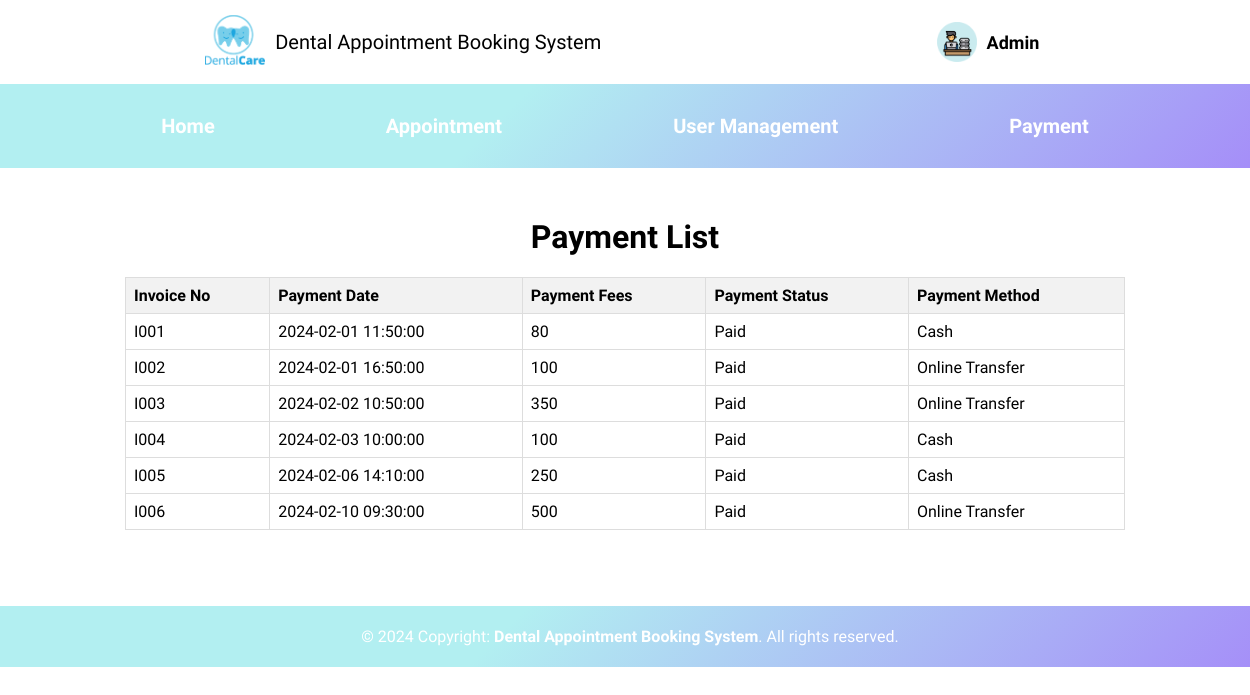
/Admin/manage_payment.php, run on the app's committed database.
### tables this page shows
CREATE TABLE IF NOT EXISTS Payment(
invoiceNo VARCHAR(10) PRIMARY KEY,
paymentDate TIMESTAMP,
paymentFees FLOAT(8) NOT NULL,
paymentStatus VARCHAR(20) NOT NULL,
paymentMethod VARCHAR(20) NOT NULL,  
recordID VARCHAR(10),
appointmentID VARCHAR(10),
FOREIGN KEY (appointmentID) REFERENCES Appointment(appointmentID)
);

### Admin/manage_payment.php (the view, shortened to what this page needs)
<!DOCTYPE html>
<html lang="en">
<head>
    <link rel="stylesheet" href="../style.css">
</head>
<body>
<?php
    include('../config.php');
    include('Admin.php');
    echo "<h1>Payment List</h1>";
    $query = "SELECT * FROM Payment";
    $result = mysqli_query($conn, $query) or die(mysqli_error($conn));
    echo '<table>
            <tr>
                <th>Invoice No</th>
                <th>Payment Date</th>
                <th>Payment Fees</th>
                <th>Payment Status</th>
                <th>Payment Method</th>
            </tr>';
    while ($row = mysqli_fetch_assoc($result)) {
        echo "<tr>";
        echo "<td>" . htmlspecialchars($row['invoiceNo']) . "</td>";
        echo "<td>" . htmlspecialchars($row['paymentDate']) . "</td>";
        echo "<td>" . htmlspecialchars($row['paymentFees']) . "</td>";
        echo "<td>" . htmlspecialchars($row['paymentStatus']) . "</td>";
        echo "<td>" . htmlspecialchars($row['paymentMethod']) . "</td>";
        echo "</tr>";
    }
    echo '</table>';
    echo '<br><br><br><br>';
    include('../footer.php');
?>
</body>
</html>

### style.css (style rules this page uses)
body { font-family: "Reem Kufi", sans-serif; font-optical-sizing: auto; font-weight: 300; font-style: normal; margin: 0; scroll-behavior: smooth; }

### Admin/manage_payment.php (style rules this page uses)
body { font-family: "Reem Kufi"; }
h1 { text-align: center; margin-top: 50px; }
table { border-collapse: collapse; width: 80%; margin: 0 auto; }
th, td { border: 1px solid #dddddd; text-align: left; padding: 8px; }
th { background-color: #f2f2f2; }

### data on the page
payment: invoiceNo "I001", paymentDate "2024-02-01 11:50:00", paymentFees "80", paymentStatus "Paid", paymentMethod "Cash"
payment: invoiceNo "I002", paymentDate "2024-02-01 16:50:00", paymentFees "100", paymentStatus "Paid", paymentMethod "Online Transfer"
payment: invoiceNo "I003", paymentDate "2024-02-02 10:50:00", paymentFees "350", paymentStatus "Paid", paymentMethod "Online Transfer"
payment: invoiceNo "I004", paymentDate "2024-02-03 10:00:00", paymentFees "100", paymentStatus "Paid", paymentMethod "Cash"
payment: invoiceNo "I005", paymentDate "2024-02-06 14:10:00", paymentFees "250", paymentStatus "Paid", paymentMethod "Cash"
payment: invoiceNo "I006", paymentDate "2024-02-10 09:30:00", paymentFees "500", paymentStatus "Paid", paymentMethod "Online Transfer"
